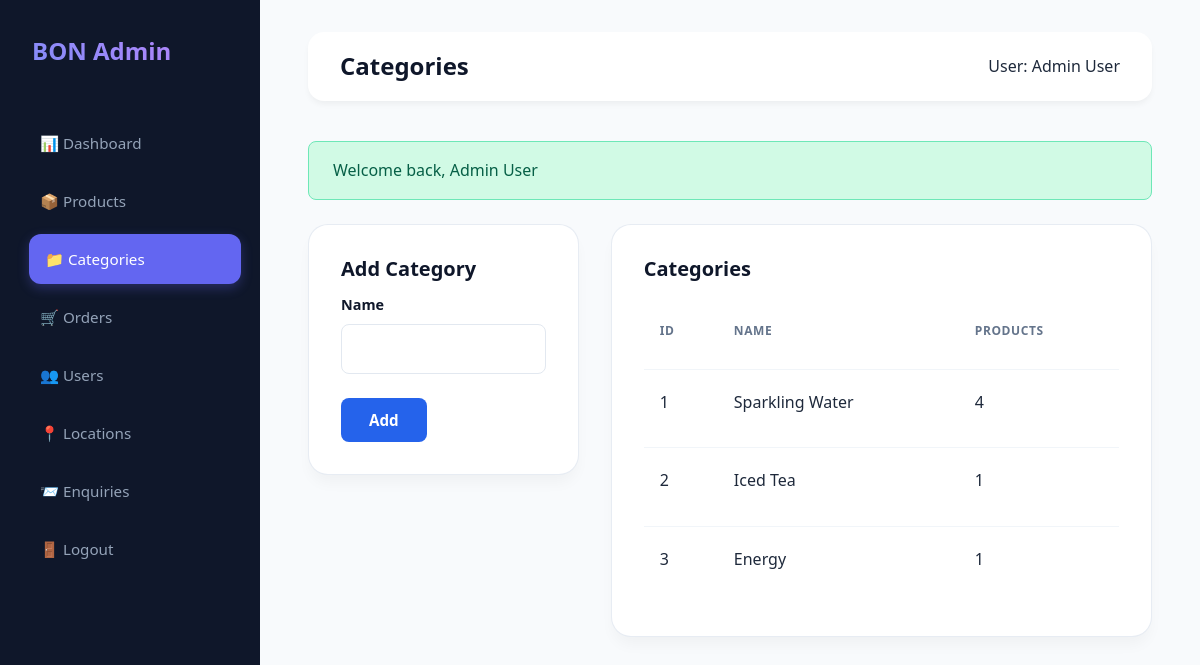
Screenshot of /admin/categories.php (signed in) with the database file from the repository.
### tables this page shows
CREATE TABLE `categories` (
  `id` int(11) NOT NULL AUTO_INCREMENT,
  `name` varchar(50) NOT NULL,
  `description` text DEFAULT NULL,
  `image_url` varchar(255) DEFAULT NULL,
  `sort_order` int(11) DEFAULT 0,
  PRIMARY KEY (`id`)
);

### includes/functions.php (called while the page is built, shortened)
<?php
function sanitize($input) {
    return htmlspecialchars(trim($input), ENT_QUOTES, 'UTF-8');
}
?>

### admin/categories.php (the view, shortened to what this page needs)
<?php
require_once 'includes/header.php';
$categories = $pdo->query("SELECT * FROM categories ORDER BY sort_order")->fetchAll();
?>
<div style="display: grid; grid-template-columns: 1fr 2fr; gap: 2rem;">
    <div>
        <div class="card">
            <h3 class="mb-1">Add Category</h3>
            <form method="POST">
                <div class="form-group">
                    <label class="form-label">Name</label>
                    <input type="text" name="name" class="form-control" required>
                </div>
                <button type="submit" class="btn btn-primary">Add</button>
            </form>
        </div>
    </div>
    <div>
        <div class="card">
            <h3 class="mb-1">Categories</h3>
            <table class="table">
                <thead>
                    <tr>
                        <th>ID</th>
                        <th>Name</th>
                        <th>Products</th>
                    </tr>
                </thead>
                <tbody>
                    <?php foreach ($categories as $cat):
                        $count = $pdo->query("SELECT COUNT(*) FROM products WHERE category_id = " . $cat['id'])->fetchColumn();
                    ?>
                        <tr>
                            <td><?php echo $cat['id']; ?></td>
                            <td><?php echo sanitize($cat['name']); ?></td>
                            <td><?php echo $count; ?></td>
                        </tr>
                    <?php endforeach; ?>
                </tbody>
            </table>
        </div>
    </div>
</div>
<?php require_once 'includes/footer.php'; ?>

### assets/css/style.css (style rules this page uses)
:root { --primary-blue: #2563EB; --primary-blue-dark: #1E40AF; --orange-gradient-start: #FF6B35; --orange-gradient-end: #FF4757; --text-dark: #0F172A; --text-muted: #64748B; --bg-light: #F8FAFC; --bg-white: #FFFFFF; --border-light: #E2E8F0; --footer-bg: #1E293B; --footer-dark: #0F172A; }
* { margin: 0; padding: 0; box-sizing: border-box; font-family: ui-sans-serif, system-ui, sans-serif, "Apple Color Emoji", "Segoe UI Emoji", Segoe UI Symbol, "Noto Color Emoji"; }
body { background-color: var(--bg-light); color: var(--text-dark); line-height: 1.6; display: flex; flex-direction: column; min-height: 100vh; }
h1, h2, h3, h4, h5, h6 { line-height: 1.2; margin-bottom: 1rem; color: var(--text-dark); font-weight: 700; }
h3 { font-size: 1.5rem; }
.btn { display: inline-block; padding: 0.75rem 1.75rem; border-radius: 8px; font-weight: 600; cursor: pointer; border: none; transition: all 0.2s; text-align: center; font-size: 0.95rem; }
.btn-primary { background: var(--primary-blue); color: white; }
.card { background: white; padding: 2.5rem; border-radius: 16px; border: 1px solid var(--border-light); transition: all 0.3s; }
.card h3 { font-size: 1.25rem; margin-bottom: 0.75rem; }
.form-group { margin-bottom: 1.5rem; }
.form-label { display: block; margin-bottom: 0.5rem; font-weight: 600; color: var(--text-dark); font-size: 0.9rem; }
.form-control { width: 100%; padding: 0.875rem 1.25rem; border: 1px solid var(--border-light); border-radius: 8px; font-size: 0.95rem; transition: all 0.2s; }
.mb-1 { margin-bottom: 0.5rem; }

### assets/css/admin.css (style rules this page uses)
:root { --admin-primary: #6366f1; --admin-sidebar-bg: #0f172a; --admin-main-bg: #f8fafc; --admin-card-bg: #ffffff; --admin-text-main: #1e293b; --admin-text-muted: #64748b; --admin-transition: all 0.3s cubic-bezier(0.4, 0, 0.2, 1); }
.admin-body { background-color: var(--admin-main-bg); font-family: ui-sans-serif, system-ui, -apple-system, sans-serif; color: var(--admin-text-main); display: flex; min-height: 100vh; }
.card { background: white; border-radius: 20px; padding: 2rem; box-shadow: 0 10px 15px -3px rgba(0, 0, 0, 0.04); border: 1px solid rgba(226, 232, 240, 0.8); animation: slideUp 0.5s ease-out; }
.table { width: 100%; border-collapse: separate; border-spacing: 0 0.75rem; }
.table th { text-align: left; padding: 1rem; color: var(--admin-text-muted); font-weight: 600; text-transform: uppercase; font-size: 0.75rem; letter-spacing: 0.05em; }
.table td { padding: 1.25rem 1rem; background: transparent; border-top: 1px solid #f1f5f9; }
.admin-nav a, .card, .btn-outline { transition: var(--admin-transition); }

### rows the page displays
categories: id "1", name "Sparkling Water", count "4"
categories: id "2", name "Iced Tea", count "1"
categories: id "3", name "Energy", count "1"

### other values shown
$page_title "Categories"
$_SESSION['user_name'] "Admin User"
$flash['message'] "Welcome back, Admin User"
